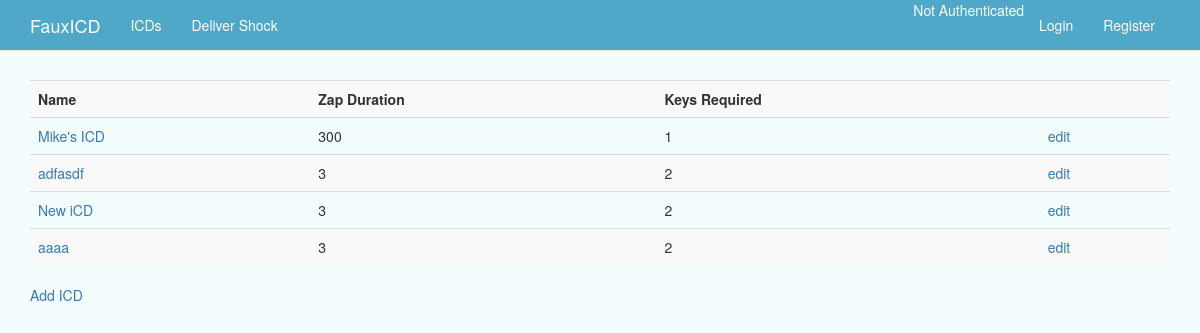
/icd_index/, run on an earlier commit of the app's database.
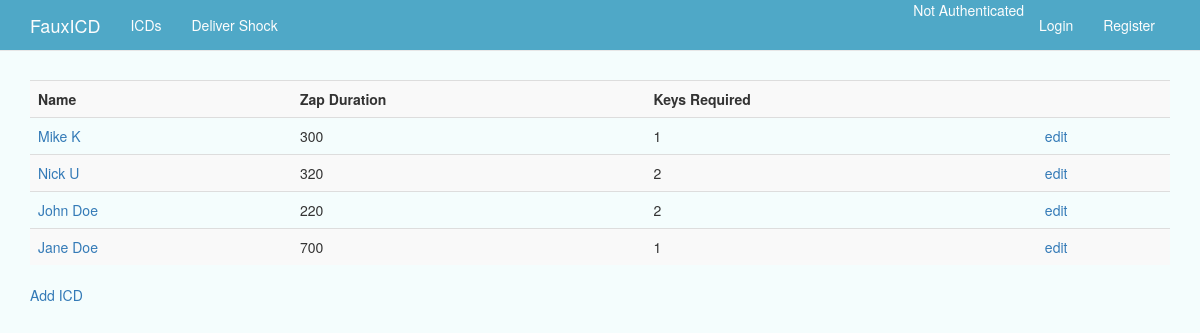
And on a later commit of the database.
### web/models.py (models this page shows, shortened)
class Icd(models.Model):
    name = models.CharField(max_length=128, unique=True)
    zap_duration = models.IntegerField(default=0) #duration of a zap in milliseconds
    keys_required = models.IntegerField(default=2) #num of encryption keys required to execute

### web/views.py (the view)
# urls.py: url(r'^icd_index/', views.icd_index, name='icd_index'),
def icd_index(request):
    icd_list = Icd.objects.all() #set the list of ICDs. Should return only one for demo
    context_dict = {'icd_list': icd_list}
    return render(request, 'web/icd_index.html',context_dict)

### templates/web/icd_index.html (shortened to what this page needs)
{% extends 'base.html' %}
{% block body_block %}
<div class="row">
  <div class="col-md-12">
    <table class="table table-striped">
      <tr>
          <th>Name</th>
          <th>Zap Duration</th>
          <th>Keys Required</th>
          <th></th>
      </tr>
      {% if icd_list %}
        {% for this_icd in icd_list %}
        <tr>
          <td><a href="{% url 'show_icd' id=this_icd.id %}">{{ this_icd.name }}</a></td>
          <td>{{ this_icd.zap_duration }}</td>
          <td>{{ this_icd.keys_required }}</td>
          <td><a href="{% url 'edit_icd' id=this_icd.id %}">edit</a></td>
        </tr>
        {% endfor %}
      {% endif %}
    </table>
  <div><a href="{% url 'add_icd' %}" >Add ICD</a></div>
  </div>
</div>
{% endblock %}

What changed in the data, as far as the page shows it:
changed Icd: name "Mike's ICD" → "Mike K"
changed Icd: name "adfasdf" → "Nick U"; zap_duration "3" → "320"
changed Icd: name "New iCD" → "John Doe"; zap_duration "3" → "220"
changed Icd: name "aaaa" → "Jane Doe"; zap_duration "3" → "700"; keys_required "2" → "1"
